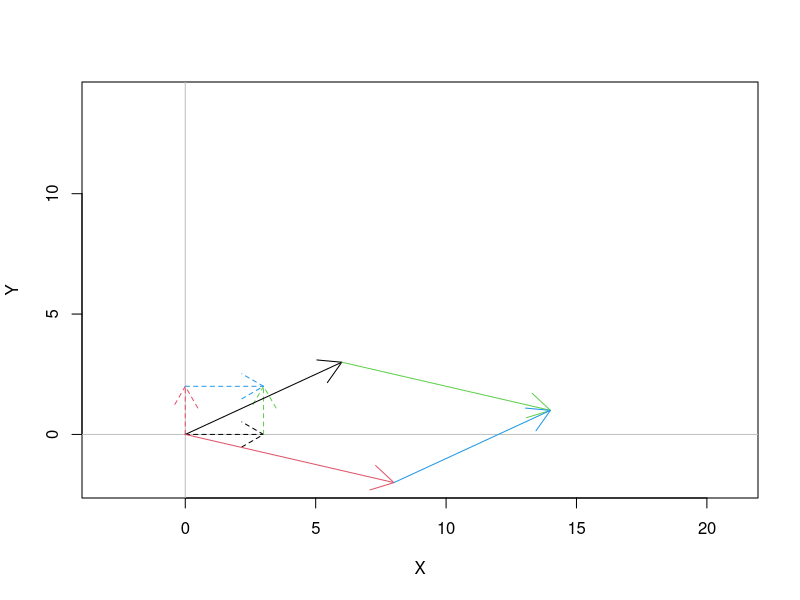

Generate this figure with R:
## ---- chunk 1

plot_four_vectors <- function(before1, before2, after1, after2){
  a0 = c(0,0, before1[1], before2[1])
  b0 = c(0,0, before1[2], before2[2])
  a1 = c(before1[1],before2[1],before1[1]+before2[1], before1[1]+before2[1])
  b1 = c(before1[2],before2[2],before1[2]+before2[2], before1[2]+before2[2])
  c0 = c(0,0, after1[1], after2[1])
  d0 = c(0,0, after1[2], after2[2])
  c1 = c(after1[1],after2[1],after1[1]+after2[1], after1[1]+after2[1])
  d1 = c(after1[2],after2[2],after1[2]+after2[2], after1[2]+after2[2])
  max_val = max(a0,b0,a1,b1,c0,d0,c1,d1)
  min_val = min(a0,b0,a1,b1,c0,d0,c1,d1)
  
  plot(NA, xlim=c(min_val*1.5,max_val*1.5), ylim=c(min_val,max_val), xlab="X", ylab="Y", )
  abline(v=0, col="gray")
  abline(h=0, col="gray")
  vecs <- data.frame(vname=c("a","b","a+b", "transb"), 
                     x0=a0, y0=b0, x1=a1 ,y1=b1, 
                     col=1:4)
  with( vecs, mapply("arrows", x0, y0, x1,y1,col=col, lty=2) )
    vecs <- data.frame(vname=c("a","b","a+b", "transb"), 
                     x0=c0, y0=d0, x1=c1, y1=d1, 
                     col=1:4)
  with( vecs, mapply("arrows", x0, y0, x1,y1,col=col) )

}
## ---- chunk 2

vec1 = c(3,0)
vec2 = c(0,2)

A = cbind(c(2,1), c(4,-1))

newvec1 = A %*% vec1
newvec2 = A %*% vec2

plot_four_vectors(vec1, vec2, newvec1, newvec2)
## ---- chunk 3
a = 1
b = 1

A = cbind(c(a,0), c(0,b))
## ---- chunk 4
create_angle_matrix <- function(t) {
  A = cbind(c(cos(t), sin(t)), c(-sin(t), cos(t)))
  return(A)
}

A = create_angle_matrix(pi/2)
A
